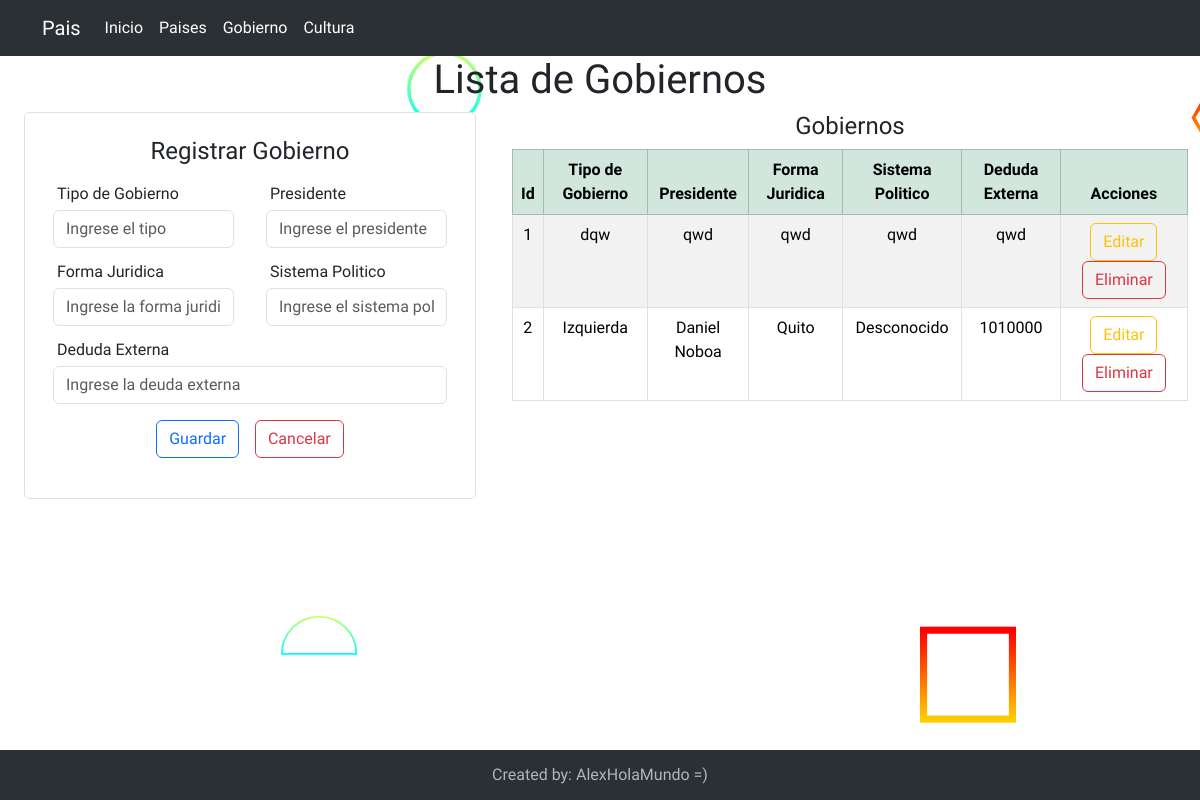
Before: /gobierno/ with the older database file.
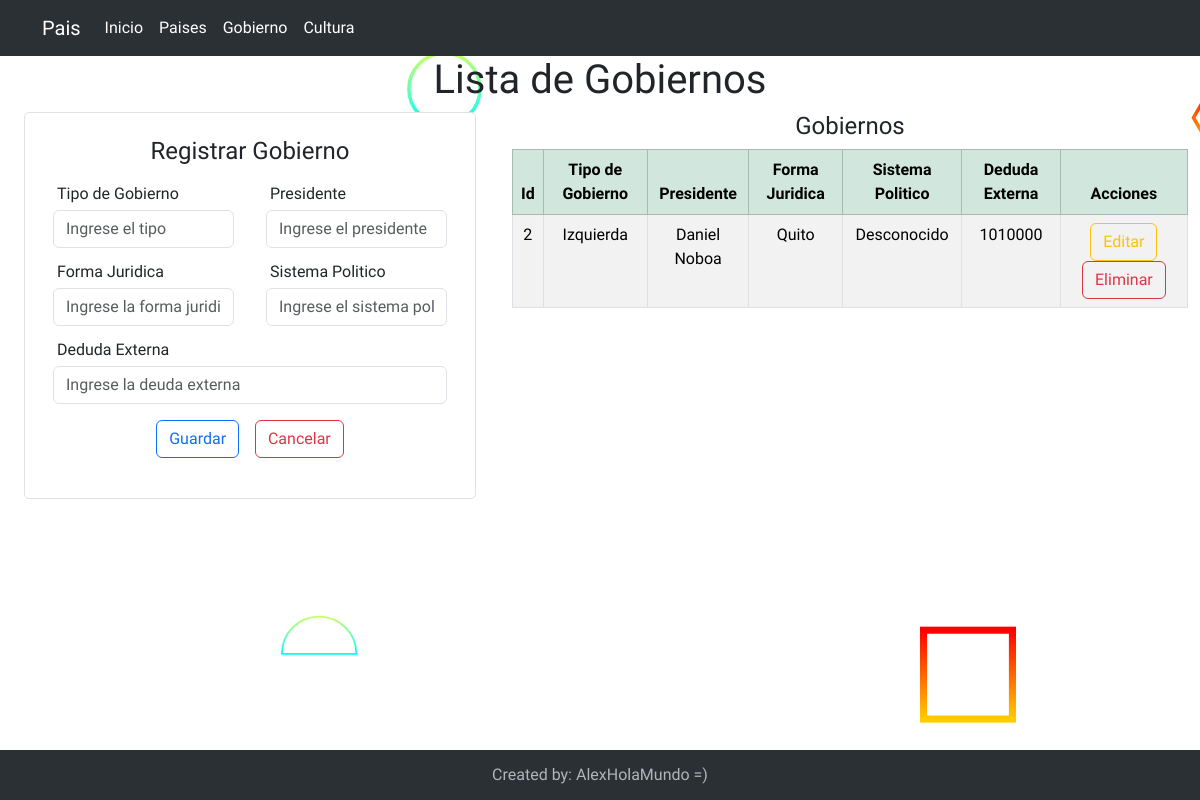
After: the same page with the newer database file.
### Aplicaciones/Evaluacion/models.py (models this page shows, shortened)
class Gobierno(models.Model):
    id= models.AutoField(primary_key=True, verbose_name='Id del Gobierno')
    tipo_gobierno= models.CharField(max_length=50, verbose_name='Tipo de Gobierno')
    presidente= models.CharField(max_length=50, verbose_name='Presidente')
    forma_juridica= models.CharField(max_length=50, verbose_name='Capital')
    sistema_politico= models.CharField(max_length=50, verbose_name='Sistema Politico')
    deuda_externa= models.CharField(max_length=50, verbose_name='Deuda Externa')

### Aplicaciones/Evaluacion/views.py (the view)
# urls.py: path('gobierno/',views.gobierno, name='gobierno'),
def gobierno(request):
    gobiernosBdd=Gobierno.objects.all()
    return render (request, 'gobierno.html', {'gobiernos': gobiernosBdd})

### Aplicaciones/Evaluacion/templates/gobierno.html (shortened to what the changed rows need)
{% extends "./plantilla.html" %} {% block contenido %}
<h1 class="text-center">Lista de Gobiernos</h1>
<div class="row m-0 p-0">
  <div class="col-md-7">
    <table class="table table-striped table-hover table-bordered">
      <thead>
        <tr class="table-success">
          <th class="text-center" scope="col">Id</th>
          <th class="text-center" scope="col">Tipo de Gobierno</th>
          <th class="text-center" scope="col">Presidente</th>
          <th class="text-center" scope="col">Forma Juridica</th>
          <th class="text-center" scope="col">Sistema Politico</th>
          <th class="text-center" scope="col">Deduda Externa</th>
          <th class="text-center" scope="col">Acciones</th>
        </tr>
      </thead>
      <tbody>
        {% for gobierno in gobiernos %}
        <tr>
          <td class="text-center">{{gobierno.id }}</td>
          <td class="text-center">{{gobierno.tipo_gobierno }}</td>
          <td class="text-center">{{gobierno.presidente }}</td>
          <td class="text-center">{{gobierno.forma_juridica }}</td>
          <td class="text-center">{{gobierno.sistema_politico }}</td>
          <td class="text-center">{{gobierno.deuda_externa }}</td>
          <td class="text-center">
            <a href="" class="btn btn-outline-warning">Editar</a>
            <a
              href="/eliminarGobierno/{{gobierno.id}}"
              class="btn btn-outline-danger"
              >Eliminar</a
            >
          </td>
        </tr>
        {% endfor %}
      </tbody>
    </table>
  </div>
</div>
{% endblock contenido %}

Changed rows visible on the page:
removed Gobierno: id "1", tipo_gobierno "dqw", presidente "qwd", forma_juridica "qwd", sistema_politico "qwd", deuda_externa "qwd"
